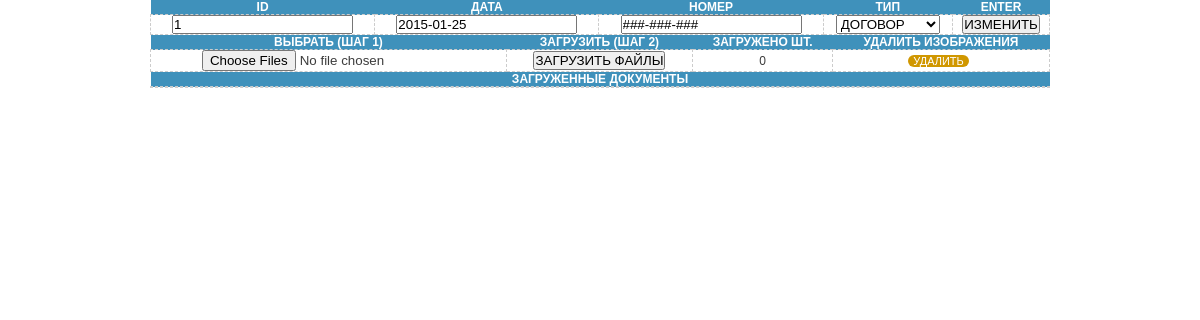
The app's page /public_html/private/01_admin-form.php?idDoc=1 with its own data.
### tables this page shows
CREATE TABLE `doc` (
  `idDoc` int(11) NOT NULL,
  `date` date NOT NULL,
  `page` int(11) NOT NULL,
  `nrdoc` varchar(100) NOT NULL
);

CREATE TABLE `pages` (
  `id` int(11) NOT NULL,
  `name` varchar(160) NOT NULL,
  `url` varchar(160) NOT NULL
);

### public_html/private/00_db_fns.php (called while the page is built, shortened)
<?php
function db_connect()
{
    $host = 'localhost';
    $user = 'lva04ykg_dsys';
    $pswd = '2165050ff';
    $db = 'lva04ykg_dsys';
    $connection = mysql_connect($host, $user, $pswd);
    return $connection;
}
function db_result_to_array($result)
{
    $res_array = array();
    $count = 0;
    while($row = @mysql_fetch_array($result))
    {
        $res_array[$count] = $row;
        $count++;
    }
    return $res_array;
}
function get_menu()
{
    $query = "SELECT * FROM pages";
    $result = mysql_query($query);
    $result = db_result_to_array($result);
    return $result;
}
function form_data($get)
{
    $query = "SELECT * FROM doc
	WHERE doc.idDoc = $get";
    $result = mysql_query($query);
    $result = db_result_to_array($result);
    return $result;
}
function fotki($in)
{
    $query = "SELECT * FROM photos
	WHERE photos.idlib = '$in' ";
    $result = mysql_query($query);
    $result = db_result_to_array($result);
    return $result;
}
?>

### public_html/private/01_admin-form.php (the view, shortened to what this page needs)
<?php
include('00_db_fns.php');
$menu = get_menu();
$input = $_GET['idDoc'];
$out = form_data($input);
$out_id = $out[0]['0'];
$out_date = $out[0]['1'];
$out_type = $out[0]['2'];
$out_nrdoc = $out[0]['3'];
?>
<!DOCTYPE html>
<html>
<head>
<link rel="stylesheet" type="text/css" href="css.css">
</head>
<body>
<form method="post" id="add-edit" name="post1" action="00_admin_form_action.php">
<table width="899" border="0" cellspacing="0" cellpadding="0">
  <tr>
    <td id="tablehader">ID</td>
    <td id="tablehader">ДАТА</td>
    <td id="tablehader">НОМЕР</td>
    <td id="tablehader">ТИП</td>
    <td id="tablehader">ENTER</td>
  </tr>
  <tr>
    <td><input type="text" name="id" value="<? echo $out_id; ?>"/></td>
    <td><input type="text" name="date" value="<? echo $out_date; ?>"/></td>
    <td><input type="text" name="document" value="<? echo $out_nrdoc; ?>"/></td>
    <td><select name="type" size="1"><? foreach ($menu as $view): ?><option <?
		$type1 = $view['0'];
		if ($type1 == $out_type) {echo "selected=\"selected\"";}
		else {echo "";}?> value="<? echo  $type1 ?>"><? echo $view['1']; ?></option><? endforeach; ?></select>
     </td>
    <td><input name="save" type="submit" value="ИЗМЕНИТЬ" action="refresh" onclick="myFunction()" /></td>
  </tr>
</table>
</form>
<?
$input = $_GET["idDoc"];
$memo = fotki($input);
$how = COUNT($memo);
?>
<form action="00_upload_file.php?id=<? echo ($input); ?>" method="post" enctype="multipart/form-data">
<table width="899" border="0" cellspacing="0" cellpadding="0">
  <tr>
    <td id="tablehader">ВЫБРАТЬ (ШАГ 1)</td>
    <td id="tablehader">ЗАГРУЗИТЬ (ШАГ 2)</td>
    <td id="tablehader">ЗАГРУЖЕНО ШТ.</td>
    <td id="tablehader">УДАЛИТЬ ИЗОБРАЖЕНИЯ</td>
  </tr>
  <tr>
    <td><input type="file" name="file[]" id="file" multiple/></td>
    <td><input type="submit" name="submit" value="ЗАГРУЗИТЬ ФАЙЛЫ" /></td>
    <td><? echo $how;  ?></td>
    <td><a id="button2" href="00_delete_scan.php?id=<? echo ($input); ?>">УДАЛИТЬ</a></td>
  </tr>
</table>
</form>
<table width="899" border="0" cellspacing="0" cellpadding="0">
  <tr>
    <td id="tablehader">ЗАГРУЖЕННЫЕ ДОКУМЕНТЫ</td>
  </tr>
  <tr>
    <td>
    </td>
  </tr>
</table>
</body>
</html>

### public_html/private/css.css (style rules this page uses)
body { color: rgb(60, 60, 60); background-color: #FFF; text-align: center; }
body { padding: 0px 0px 0px 0px; margin: 0px 0px 0px 0px; width: 100%; height: 100%; }
a { color: rgb(255, 255, 255); font-family:Verdana, Geneva, sans-serif; font-size: 14px; font-weight: 200; text-decoration:none; }
#button2 { color:# FFF; font-size:11px; background-color: #d09700; padding-top: 0px; padding-right: 5px; padding-button: 1px; padding-left: 5px; margin-right: 5px; border-radius: 10px; line-height: 10px; float:inherit; }
td { border-style: dashed; border-width: thin; border-color:#CCC; text-align: center; }
table { margin: auto auto auto auto; width: 900px; border-collapse: collapse; font-family:Verdana, Geneva, sans-serif; font-size: 12px; font-weight: 0; text-decoration:none; text-align: center; }
#tablehader { background-color:#3f91bb; font-weight: 600; color:#FFF; border: 0px; }
* { margin:0;padding:0; }
html, body { height: 100%; }
body:before { content:""; height:100%; float:left; width:0; margin-top:-32767px; }

### records on screen
doc: id "1", date "2015-01-25", document "###-###-###", type "ДОГОВОР"

### other values on screen
$how "0"
